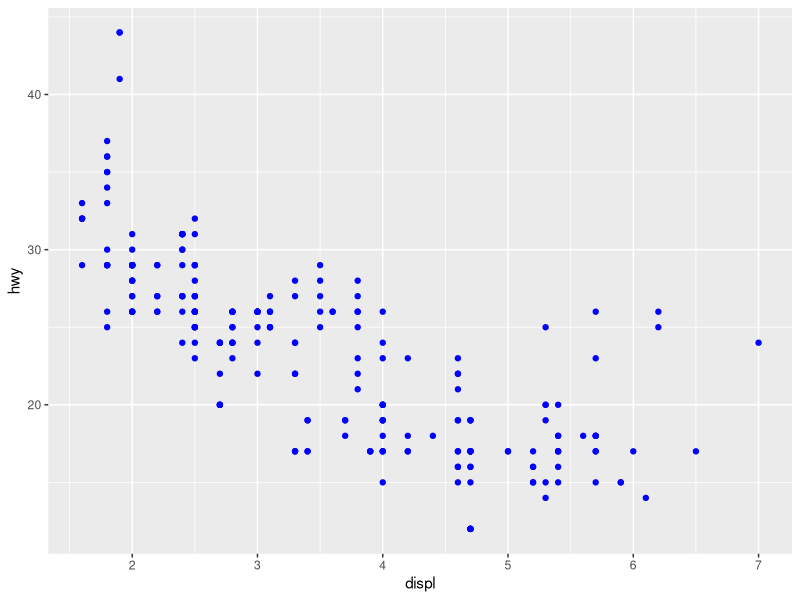
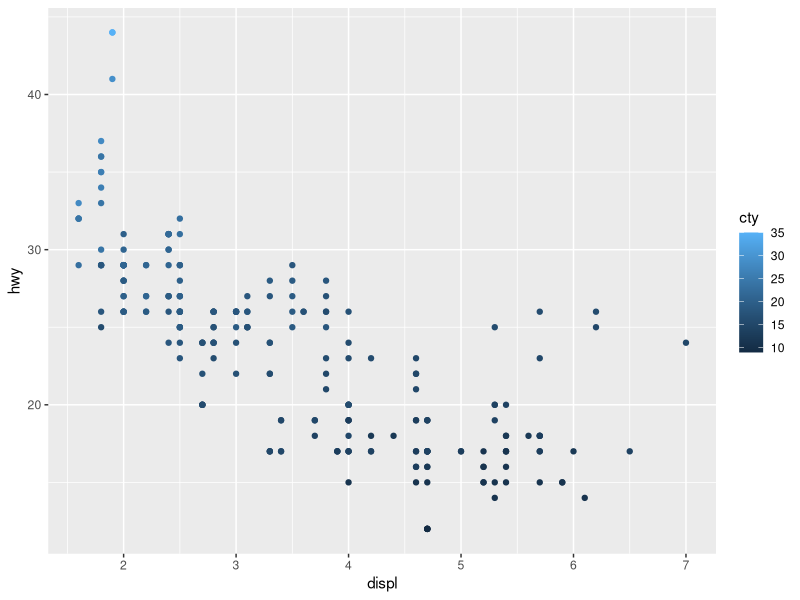
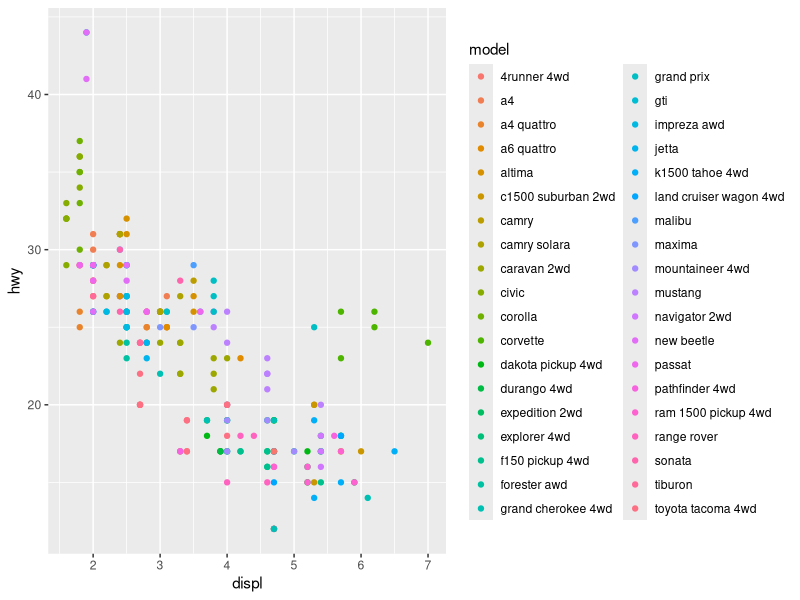
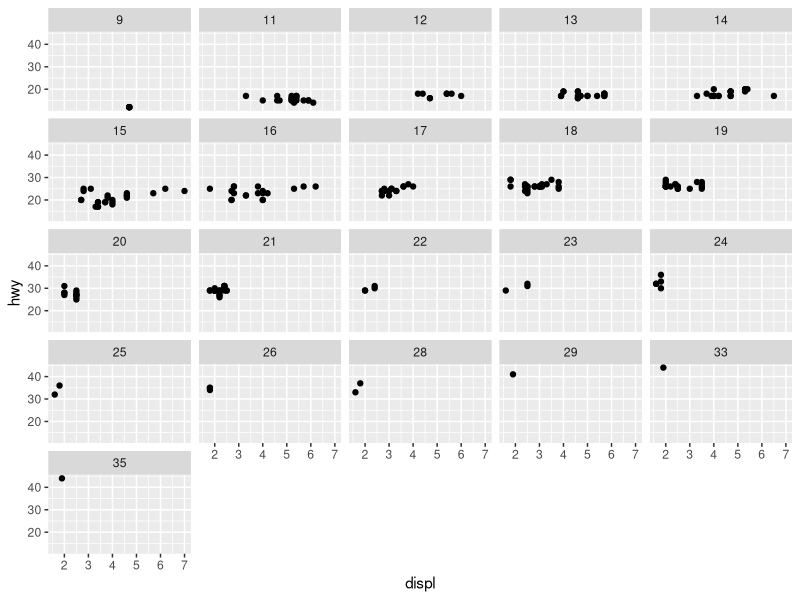
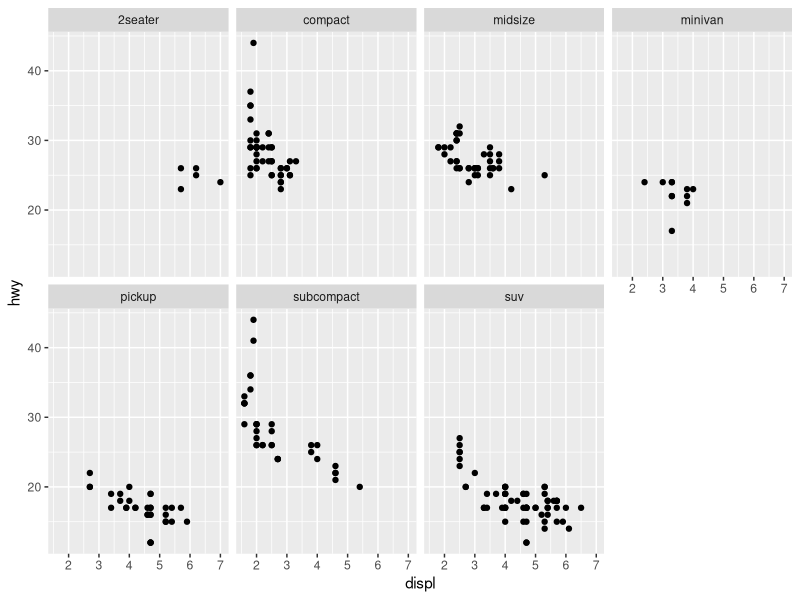
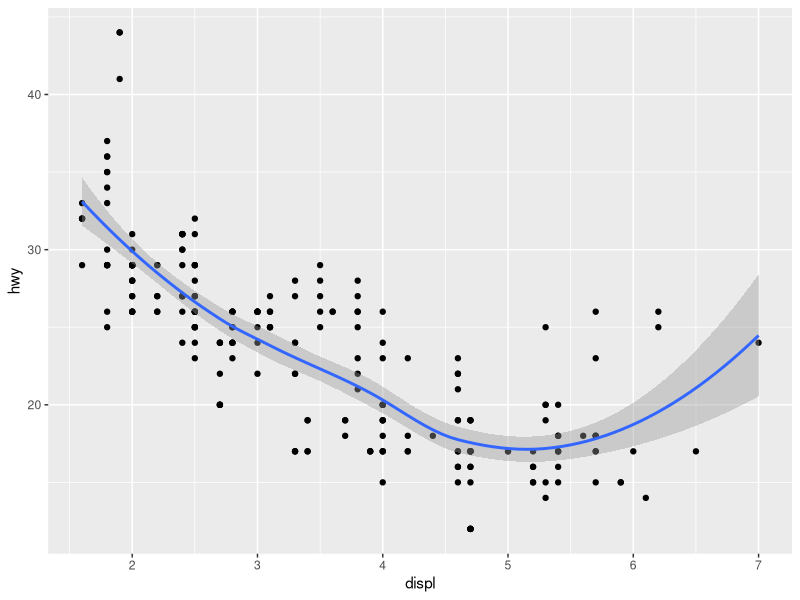
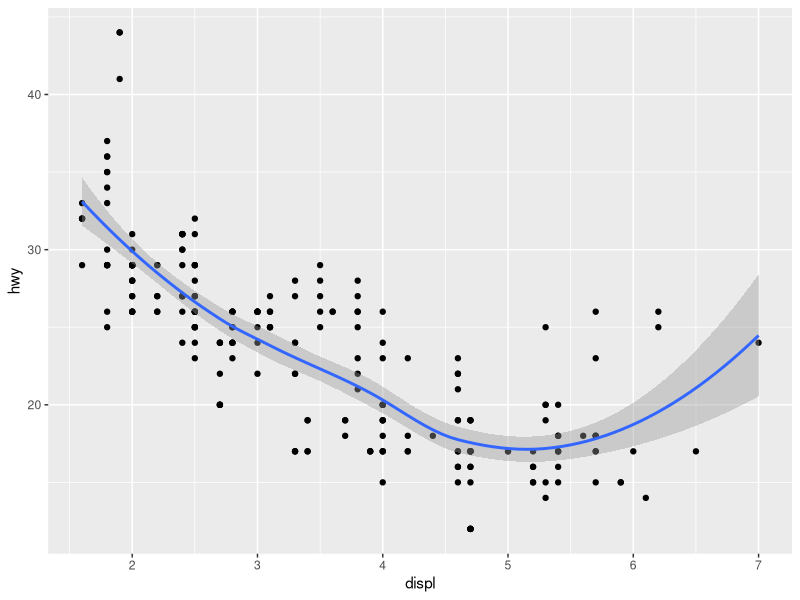
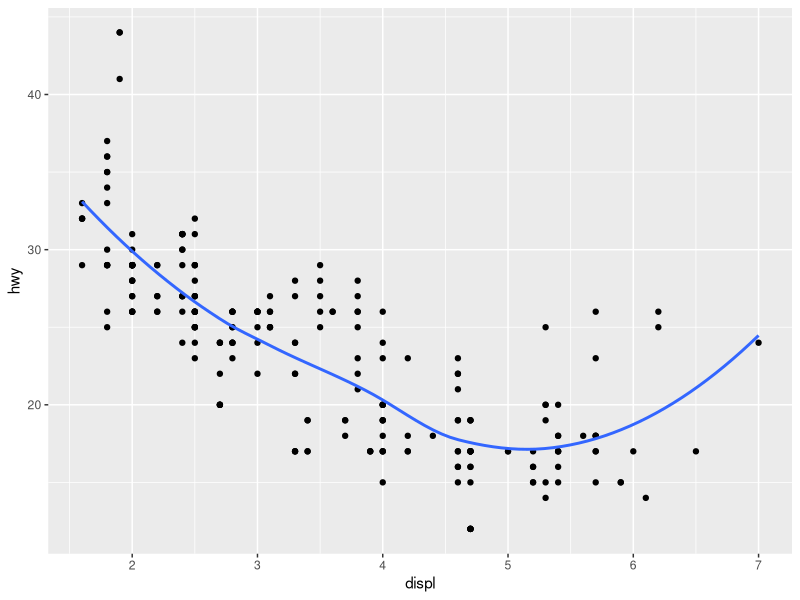

The R script that drew these images, in order:
library(tidyverse)


## Section 3.3.1, exercises 1, 2, and 3


# 1. What’s gone wrong with this code? Why are the points not blue?

#Because color was inside aes(), move color = "blue" outside of aes() would fix it.
ggplot(data = mpg) + 
  geom_point(mapping = aes(x = displ, y = hwy), color = "blue")


# 2. Which variables in mpg are categorical? Which variables are continuous? 
# (Hint: type ?mpg to read the documentation for the dataset). How can you 
# see this information when you run mpg?

str(mpg)
summary(mpg) # when statistical values like min, max are printed, that means 
# the variable are continuous.

# 3. Map a continuous variable to color, size, and shape. 
# How do these aesthetics behave differently for categorical vs. continuous variables

# when color is applied to a continuous variable, the points are color by the values of the variable. 
# in this case, smaller cty value get darker color, vice versa.  
ggplot(data = mpg) + 
  geom_point(mapping = aes(x = displ, y = hwy, color = cty))


# when color is applied to a categorical variable, the points are color by the category. 
# points that have the same category has the same color

ggplot(data = mpg) + 
  geom_point(mapping = aes(x = displ, y = hwy, color = model))


# Section 3.5.1, exercises 1 and 4

# 1. What happens if you facet on a continuous variable?

# it would create a plot for every distinct value the variable has.
ggplot(data = mpg) + 
  geom_point(mapping = aes(x = displ, y = hwy))+
  facet_wrap(~cty)


# 4. What are the advantages to using faceting instead of the 
# colour aesthetic? What are the disadvantages? How might the 
# balance change if you had a larger dataset?

# The advantage is that faceting allows us to focus on specific category we may be interested in.
# The disadvantage is that we cannot see the overall distribution of that category in the dataset. 
# The balance is do both if needed. 

ggplot(data = mpg) + 
geom_point(mapping = aes(x = displ, y = hwy)) + 
  facet_wrap(~ class, nrow = 2)


# Section 3.6.1, exercises 5 and 6

# Will these two graphs look different? Why/why not?

# Yes, because it is based on the same inputs. 

ggplot(data = mpg, mapping = aes(x = displ, y = hwy)) + 
  geom_point() + 
  geom_smooth()


ggplot() + 
  geom_point(data = mpg, mapping = aes(x = displ, y = hwy)) + 
  geom_smooth(data = mpg, mapping = aes(x = displ, y = hwy))



# 6. Recreate the R code necessary to generate the following graphs.

#graph 1

ggplot(data = mpg, mapping = aes(x = displ, y = hwy)) + 
  geom_point() + 
  geom_smooth(se = F)

# graph 2

ggplot(data = mpg, mapping = aes(x = displ, y = hwy)) + 
  geom_point() + 
  geom_smooth(aes(group = drv), se = F)

# graph 3

ggplot(data = mpg, mapping = aes(x = displ, y = hwy, color = drv)) + 
  geom_point() + 
  geom_smooth(aes(group = drv, linetype = drv), se = F, linetype = 1)


# graph 4 

ggplot(data = mpg, mapping = aes(x = displ, y = hwy)) + 
  geom_point(aes(color = drv)) + 
  geom_smooth(se = F)

# grpah 5


ggplot(data = mpg, mapping = aes(x = displ, y = hwy, color = drv)) + 
  geom_point() + 
  geom_smooth(aes(group = drv, linetype = drv), se = F, color = "blue")

# graph 6

ggplot(data = mpg, mapping = aes(x = displ, y = hwy, color = drv)) + 
  geom_point() 
